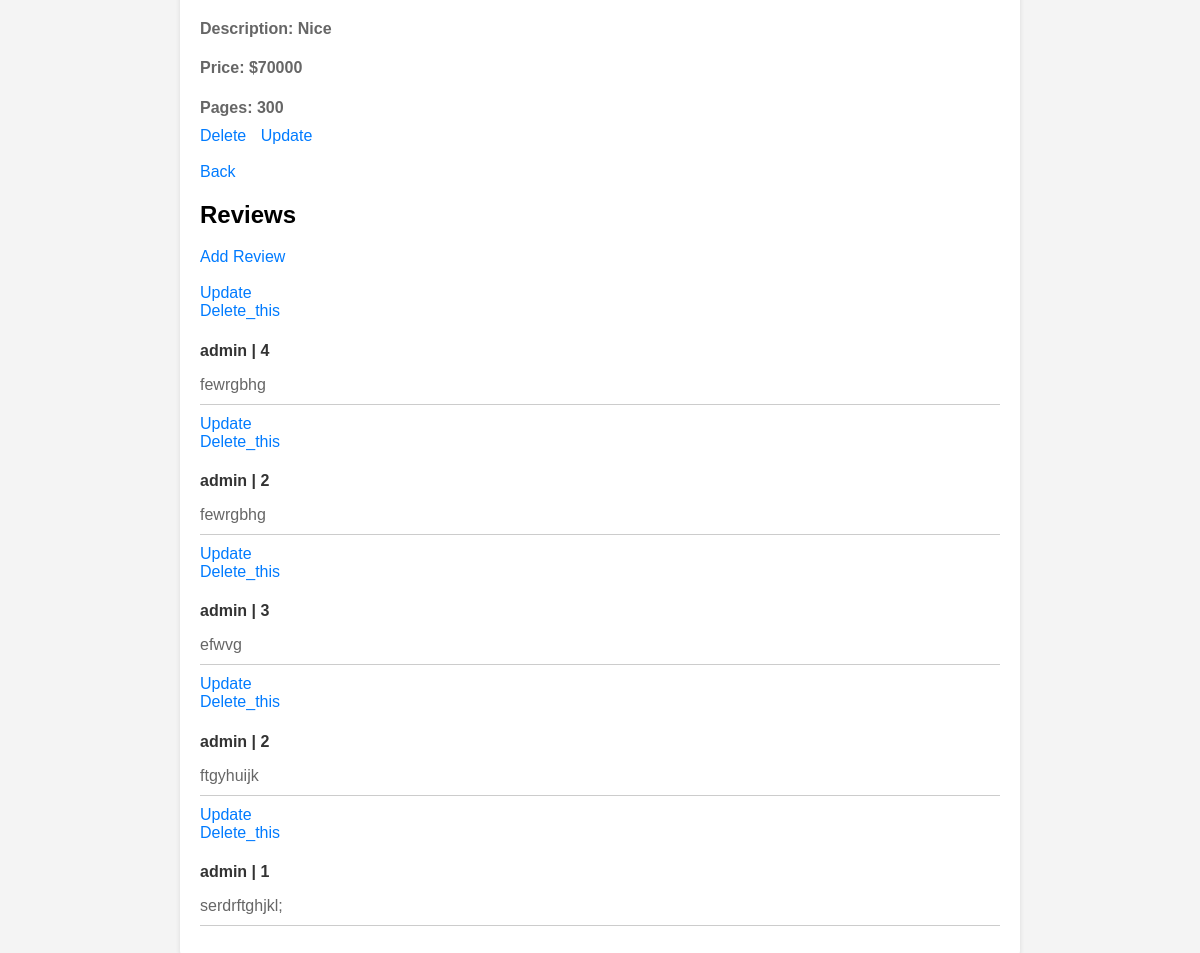
Page /products/books/2/ (lower part) on the earlier database version.
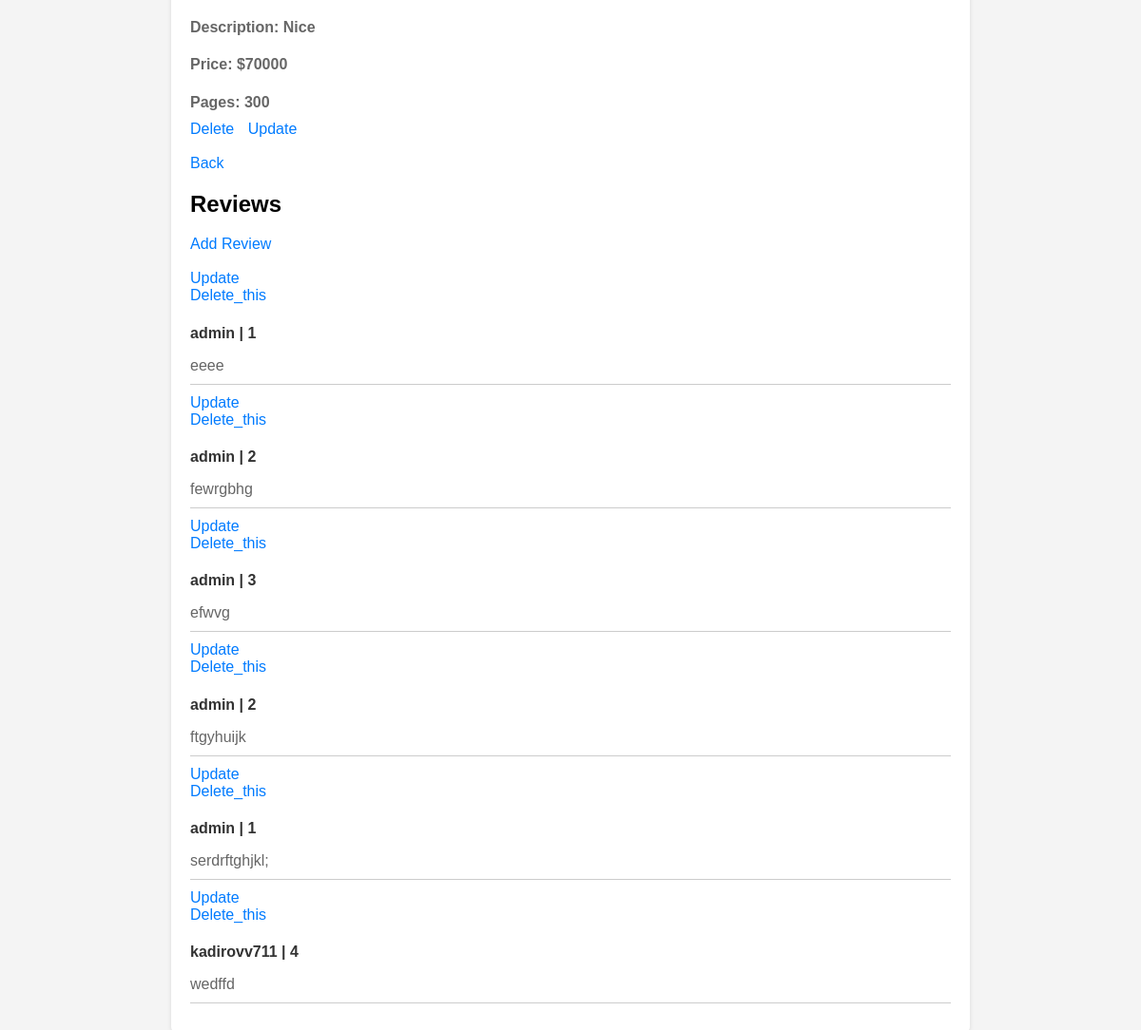
Same page on the later database version.
### products/models.py (models this page shows, shortened)
class Review(models.Model):
    comment = models.CharField(max_length=200)
    star_given = models.IntegerField(
        default=0,
        validators=[
            MaxValueValidator(5),
            MinValueValidator(0)
        ]
     )
    book = models.ForeignKey(Books, on_delete=models.CASCADE)
    user = models.ForeignKey(CustomUser, on_delete=models.CASCADE)
    class Meta:
        db_table ='review'

### users/models.py (models this page shows, shortened)
class CustomUser(AbstractUser):
    image = models.ImageField(upload_to='users_images/', blank=True, null=True)
    class Meta:
        db_table = 'customuser'

### products/views.py (the view)
# urls.py: path('books/<int:pk>/', views.BookDetailView.as_view(), name='book-detail'),
class BookDetailView(View):
    def get(self, request, pk):
        book = Books.objects.get(pk=pk)
        reviews = Review.objects.filter(book=pk)
        context = {
            'book': book,
            'reviews': reviews
        }
        return render(request, 'book_detail.html', context=context)

### templates/book_detail.html (shortened to what this page needs)
<!DOCTYPE html>
<html lang="en">
<head>
</head>
<body>
<div class="container">
    <h4>Description: {{ book.description }}</h4>
    <h4>Price: ${{ book.price }}</h4>
    <h4>Pages: {{ book.page }}</h4>
    <a href="{% url 'products:book-delete' book.pk %}">Delete</a>
    <a href="{% url 'products:book-update' book.pk %}" >Update</a><br><br>
    <a href="{% url 'products:book-list' %}">Back</a>
    <h2>Reviews</h2>
    <a href="{% url 'products:add-review' book.pk %}">Add Review</a><br><br>
    {% for review in reviews %}
        <a href="{% url 'products:review-update' review.pk %}">Update</a><br>
        <a href="{% url 'products:review-delete' review.pk %}">Delete_this</a><br>
        <div class="review">
            <h4>{{ review.user.username }} | {{ review.star_given }}</h4>
            <p>{{ review.comment }}</p>
            <hr>
        </div>
    {% endfor %}
</div>
</body>
</html>

Differences in the rows shown:
changed Review: star_given "4" → "1"; comment "fewrgbhg" → "eeee"
added Review: user.username "kadirovv711", star_given "4", comment "wedffd"
